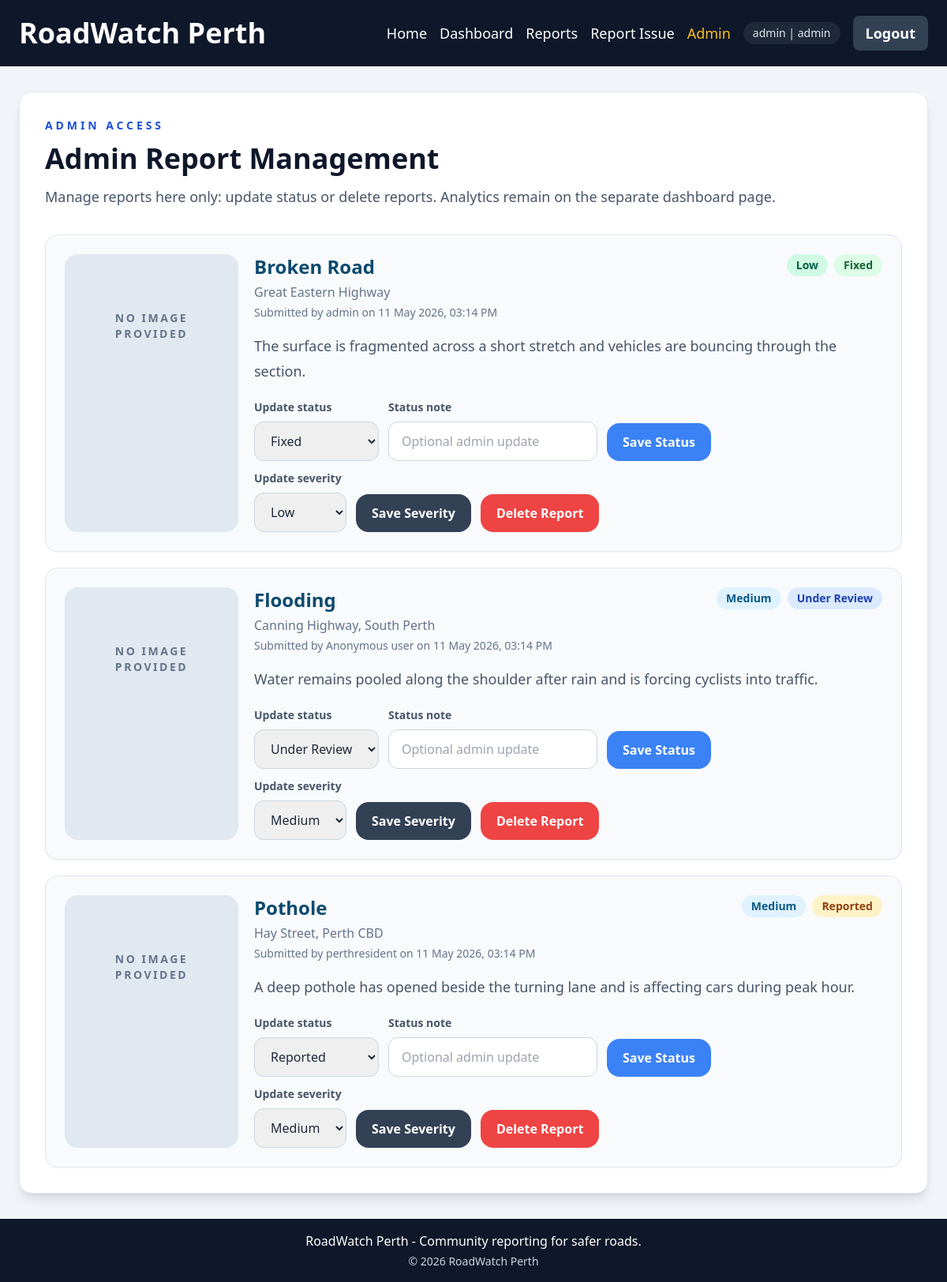
Page /admin/ (signed in) on the committed database.
### roadwatch/models.py (models this page shows, shortened)
class User(UserMixin, db.Model):
    __tablename__ = "users"
    id = db.Column(db.Integer, primary_key=True)
    username = db.Column(db.String(50), unique=True, nullable=False, index=True)
    email = db.Column(db.String(255), unique=True, nullable=False, index=True)
    password_hash = db.Column(db.String(255), nullable=False)
    is_admin = db.Column(db.Boolean, nullable=False, default=False)
    is_active = db.Column(db.Boolean, nullable=False, default=True)
    created_at = db.Column(db.DateTime(timezone=True), nullable=False, default=utcnow)
    reports = db.relationship("Report", back_populates="reporter", lazy="dynamic")
    confirmations = db.relationship(
        "Confirmation",
        back_populates="user",
        cascade="all, delete-orphan",
        lazy="dynamic",
    )

class Report(db.Model):
    __tablename__ = "reports"
    ISSUE_TYPES = (
        "Pothole",
        "Broken Road",
        "Crack",
        "Flooding",
        "Missing Sign",
        "Other",
    )
    STATUSES = ("Reported", "Under Review", "Fixed")
    SEVERITIES = ("Low", "Medium", "High", "Urgent")
    id = db.Column(db.Integer, primary_key=True)
    issue_type = db.Column(db.String(50), nullable=False, index=True)
    location = db.Column(db.String(255), nullable=False, index=True)
    location_key = db.Column(db.String(255), nullable=False, index=True)
    description = db.Column(db.Text, nullable=False)
    image_url = db.Column(db.String(500), nullable=True)
    status = db.Column(db.String(30), nullable=False, default="Reported", index=True)
    severity = db.Column(db.String(20), nullable=False, default="Medium", index=True)
    is_anonymous = db.Column(db.Boolean, nullable=False, default=False)
    created_at = db.Column(db.DateTime(timezone=True), nullable=False, default=utcnow, index=True)
    updated_at = db.Column(db.DateTime(timezone=True), nullable=False, default=utcnow, onupdate=utcnow)
    reporter_id = db.Column(db.Integer, db.ForeignKey("users.id", ondelete="SET NULL"), nullable=True, index=True)
    reporter = db.relationship("User", back_populates="reports")
    status_notes = db.relationship(
        "ReportStatusNote",
        back_populates="report",
        cascade="all, delete-orphan",
        lazy="dynamic",
        order_by="ReportStatusNote.created_at.desc()",
    )
    confirmations = db.relationship(
        "Confirmation",
        back_populates="report",
        cascade="all, delete-orphan",
    )
    @property
    def reporter_label(self):
        if self.is_anonymous:
            return "Anonymous user"
        if self.reporter:
            return self.reporter.username
        return "Guest reporter"

### roadwatch/admin.py (the view)
@admin_bp.get("/")
@admin_required
def admin_panel():
    reports = Report.query.order_by(Report.created_at.desc()).all()
    return render_template("admin.html", reports=reports)

### roadwatch/security.py (called while the page is built)
def generate_csrf_token():
    token = session.get("_csrf_token")
    if token is None:
        token = token_hex(16)
        session["_csrf_token"] = token
    return token

def validate_csrf():
    if request.method not in {"POST", "PUT", "PATCH", "DELETE"}:
        return
    submitted_token = request.form.get("csrf_token") or request.headers.get("X-CSRF-Token")
    if not submitted_token or submitted_token != session.get("_csrf_token"):
        abort(400)

def admin_required(view):
    @wraps(view)
    @login_required
    def wrapped_view(*args, **kwargs):
        if not current_user.is_admin:
            abort(403)
        return view(*args, **kwargs)
    return wrapped_view

### templates/admin.html (shortened to what this page needs)
{% extends "base.html" %}
{% block content %}
  <section class="rounded-2xl border border-slate-200 bg-white p-8 shadow-lg">
    <p class="mb-3 text-sm font-bold uppercase tracking-[0.28em] text-blue-700">Admin Access</p>
    <h1 class="mb-3 text-4xl font-bold text-slate-900">Admin Report Management</h1>
    <p class="mb-8 text-lg leading-8 text-slate-600">Manage reports here only: update status or delete reports. Analytics remain on the separate dashboard page.</p>
    {% if reports %}
      <div class="space-y-5">
        {% for report in reports %}
          <article class="rounded-2xl border border-slate-200 bg-slate-50 p-6 shadow-sm">
            <div class="grid gap-5 lg:grid-cols-[220px,1fr]">
              <div class="overflow-hidden rounded-2xl border border-slate-200 bg-slate-200">
                {% if report.image_url %}
                  <img src="{{ report.image_url }}" alt="{{ report.issue_type }} image" class="h-full min-h-[180px] w-full object-cover">
                {% else %}
                  <div class="flex min-h-[180px] items-center justify-center bg-slate-200 px-6 text-center text-sm font-semibold uppercase tracking-[0.18em] text-slate-500">
                    No image provided
                  </div>
                {% endif %}
              </div>
              <div>
                <div class="mb-4 flex items-start justify-between gap-4">
                  <div>
                    <h2 class="mb-1 text-2xl font-bold text-sky-900">{{ report.issue_type }}</h2>
                    <p class="text-base text-slate-500">{{ report.location }}</p>
                    <p class="mt-1 text-sm text-slate-500">Submitted by {{ report.reporter_label }} on {{ report.created_at|datetime_label }}</p>
                  </div>
                  <div class="flex flex-wrap gap-2">
                    <span class="rounded-full px-3 py-1 text-sm font-bold {{ severity_styles[report.severity] }}">{{ report.severity }}</span>
                    <span class="rounded-full px-3 py-1 text-sm font-bold {{ status_styles[report.status] }}">{{ report.status }}</span>
                  </div>
                </div>
                <p class="mb-5 text-lg leading-8 text-slate-600">{{ report.description }}</p>
                <div class="flex flex-wrap items-end gap-3">
                  <form method="post" action="{{ url_for('admin.update_report_status', report_id=report.id) }}" class="flex flex-wrap items-end gap-3">
                    <div>
                      <label for="status-{{ report.id }}" class="mb-2 block text-sm font-semibold text-slate-600">Update status</label>
                      <select id="status-{{ report.id }}" name="status" class="rounded-xl border border-slate-300 px-4 py-3">
                        {% for status in report_statuses %}
                          <option value="{{ status }}" {% if report.status == status %}selected{% endif %}>{{ status }}</option>
                        {% endfor %}
                      </select>
                    </div>
                    <div class="min-w-[260px] flex-1">
                      <label for="status-note-{{ report.id }}" class="mb-2 block text-sm font-semibold text-slate-600">Status note</label>
                      <input id="status-note-{{ report.id }}" name="status_note" maxlength="500" class="w-full rounded-xl border border-slate-300 px-4 py-3" placeholder="Optional admin update">
                    </div>
                    <button type="submit" class="rounded-2xl bg-blue-500 px-5 py-3 font-semibold text-white hover:bg-blue-600">Save Status</button>
                  </form>
                  <form method="post" action="{{ url_for('admin.update_report_severity', report_id=report.id) }}" class="flex flex-wrap items-end gap-3">
                    <div>
                      <label for="severity-{{ report.id }}" class="mb-2 block text-sm font-semibold text-slate-600">Update severity</label>
                      <select id="severity-{{ report.id }}" name="severity" class="rounded-xl border border-slate-300 px-4 py-3">
                        {% for severity in report_severities %}
                          <option value="{{ severity }}" {% if report.severity == severity %}selected{% endif %}>{{ severity }}</option>
                        {% endfor %}
                      </select>
                    </div>
                    <button type="submit" class="rounded-2xl bg-slate-700 px-5 py-3 font-semibold text-white hover:bg-slate-800">Save Severity</button>
                  </form>
                  <form method="post" action="{{ url_for('admin.delete_report', report_id=report.id) }}">
                    <button type="submit" class="rounded-2xl bg-red-500 px-5 py-3 font-semibold text-white hover:bg-red-600">Delete Report</button>
                  </form>
                </div>
              </div>
            </div>
          </article>
        {% endfor %}
      </div>
    {% else %}
      <div class="rounded-2xl border border-dashed border-slate-300 bg-slate-50 p-10 text-center">
        <p class="text-lg text-slate-600">No reports are available yet.</p>
      </div>
    {% endif %}
  </section>
{% endblock %}

### templates/base.html (shortened to what this page needs)
<!DOCTYPE html>
<html lang="en">
<head>
  <script src="https://cdn.tailwindcss.com"></script>
</head>
<body class="min-h-screen bg-slate-100 text-slate-800">
  <nav class="bg-slate-900">
    <div class="mx-auto flex max-w-7xl flex-wrap items-center justify-between gap-4 px-6 py-5">
      <a href="{{ url_for('main.index') }}" class="text-4xl font-bold text-white no-underline">RoadWatch Perth</a>
      <div class="flex flex-wrap items-center gap-4 text-base text-white md:text-lg">
        <a href="{{ url_for('main.index') }}" class="{% if request.endpoint == 'main.index' %}text-amber-400{% else %}hover:text-amber-400{% endif %}">Home</a>
        <a href="{{ url_for('main.dashboard') }}" class="{% if request.endpoint == 'main.dashboard' %}text-amber-400{% else %}hover:text-amber-400{% endif %}">Dashboard</a>
        <a href="{{ url_for('reports.list_reports') }}" class="{% if request.endpoint == 'reports.list_reports' or request.endpoint == 'reports.report_details' %}text-amber-400{% else %}hover:text-amber-400{% endif %}">Reports</a>
        <a href="{{ url_for('reports.create_report') }}" class="{% if request.endpoint == 'reports.create_report' or request.endpoint == 'reports.edit_report' %}text-amber-400{% else %}hover:text-amber-400{% endif %}">Report Issue</a>
        {% if current_user.is_authenticated %}
          {% if current_user.is_admin %}
            <a href="{{ url_for('admin.admin_panel') }}" class="{% if request.endpoint == 'admin.admin_panel' %}text-amber-400{% else %}hover:text-amber-400{% endif %}">Admin</a>
          {% endif %}
          <span class="rounded-full bg-slate-800 px-3 py-1 text-sm text-slate-200">
            {{ current_user.username }}{% if current_user.is_admin %} | admin{% endif %}
          </span>
          <form method="post" action="{{ url_for('auth.logout') }}">
            <button type="submit" class="rounded-lg bg-slate-700 px-4 py-2 font-semibold text-white hover:bg-slate-600">Logout</button>
          </form>
        {% endif %}
      </div>
    </div>
  </nav>
  <main class="px-6 py-8">
    <div class="mx-auto max-w-7xl">
      {% block content %}{% endblock %}
    </div>
  </main>
  <footer class="bg-slate-900 py-4 text-center text-white">
    <p class="mb-0">RoadWatch Perth - Community reporting for safer roads.</p>
    <p class="mt-1 text-sm text-slate-300">&copy; {{ current_year }} RoadWatch Perth</p>
  </footer>
</body>
</html>

### rows in the picture
User: username "admin"
Report: shows "NO IMAGE PROVIDED", issue_type "Broken Road", location "Great Eastern Highway", reporter_label "admin", created_at "11 May 2026, 03:14 PM", severity "Low", status "Fixed", description "The surface is fragmented across a short stretch and vehicles are bouncing through the section."
Report: shows "NO IMAGE PROVIDED", issue_type "Flooding", location "Canning Highway, South Perth", reporter_label "Anonymous user", created_at "11 May 2026, 03:14 PM", severity "Medium", status "Under Review", description "Water remains pooled along the shoulder after rain and is forcing cyclists into traffic."
Report: shows "NO IMAGE PROVIDED", issue_type "Pothole", location "Hay Street, Perth CBD", reporter_label "perthresident", created_at "11 May 2026, 03:14 PM", severity "Medium", status "Reported", description "A deep pothole has opened beside the turning lane and is affecting cars during peak hour."
